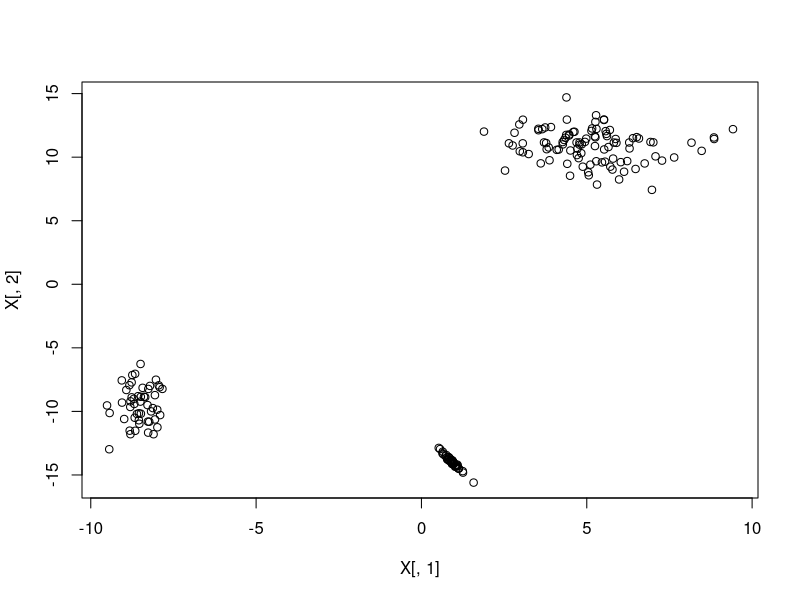
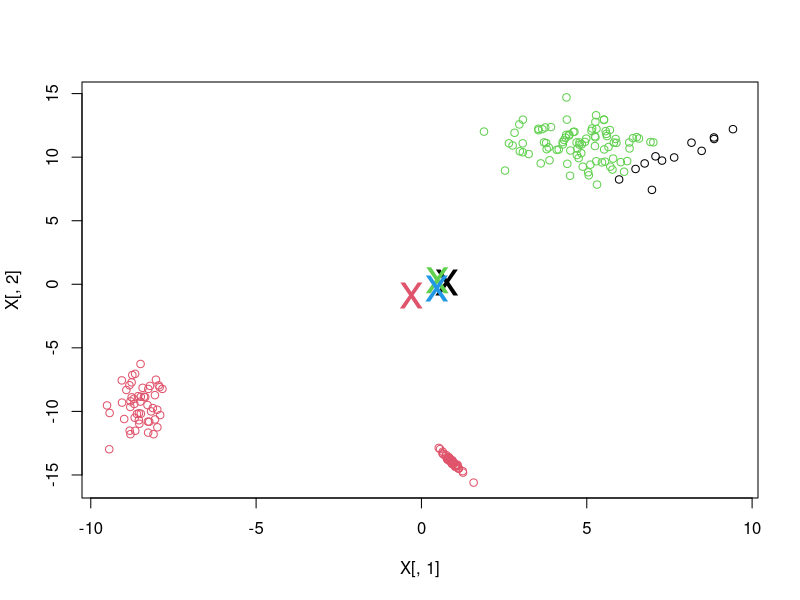
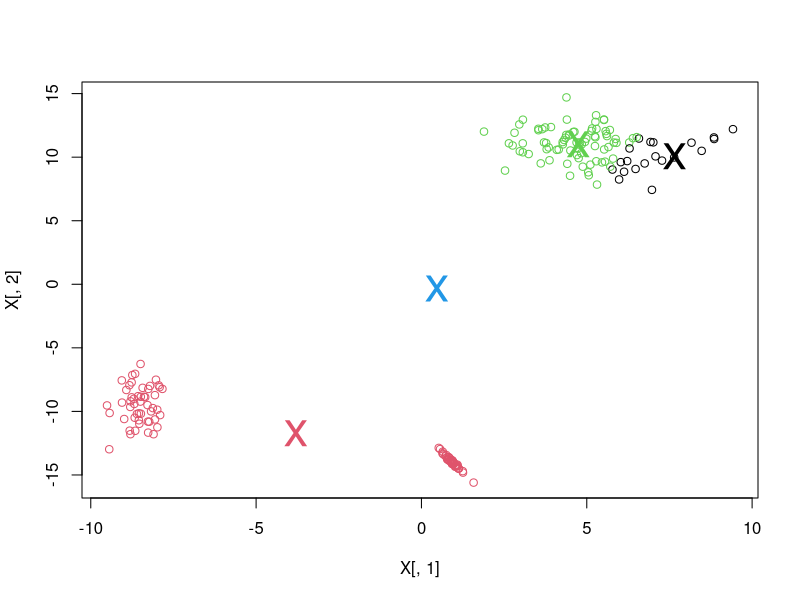
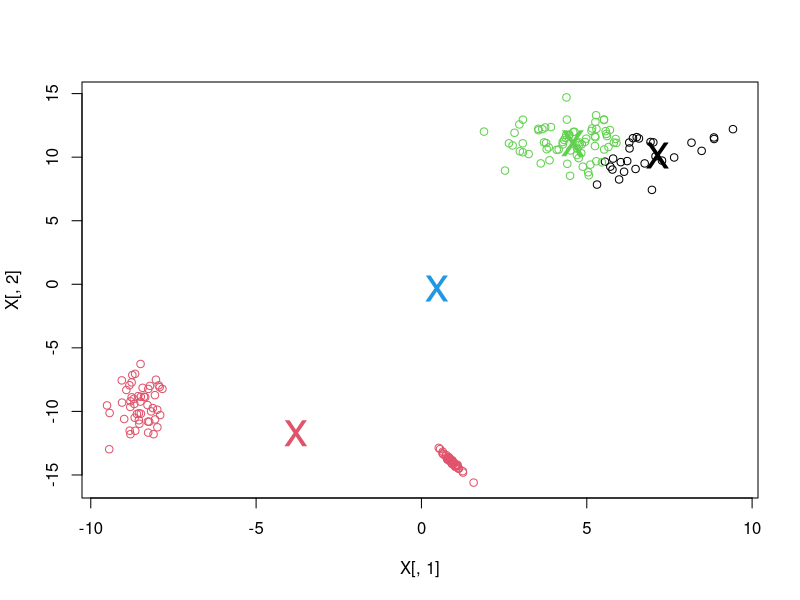
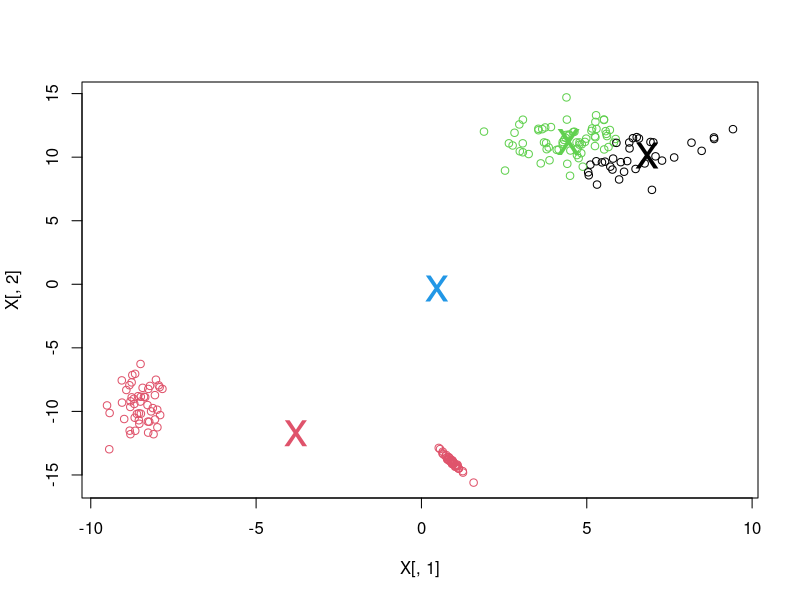
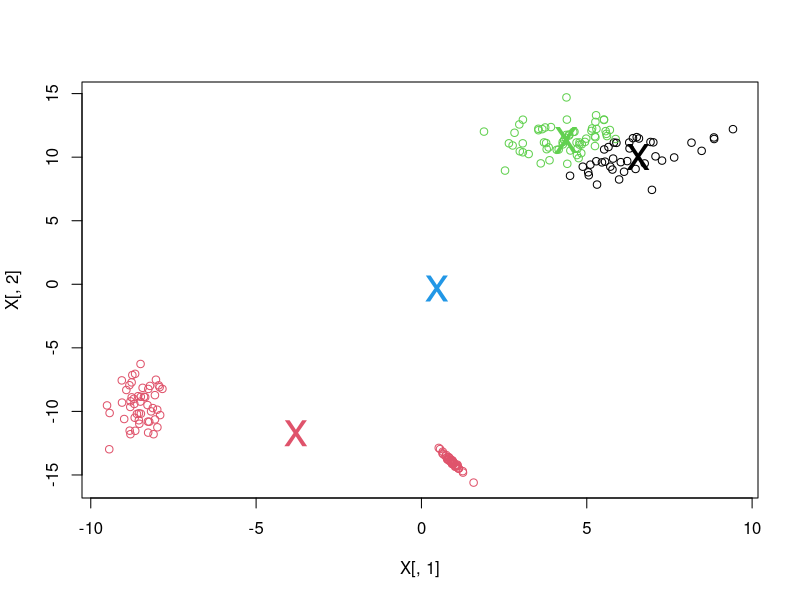
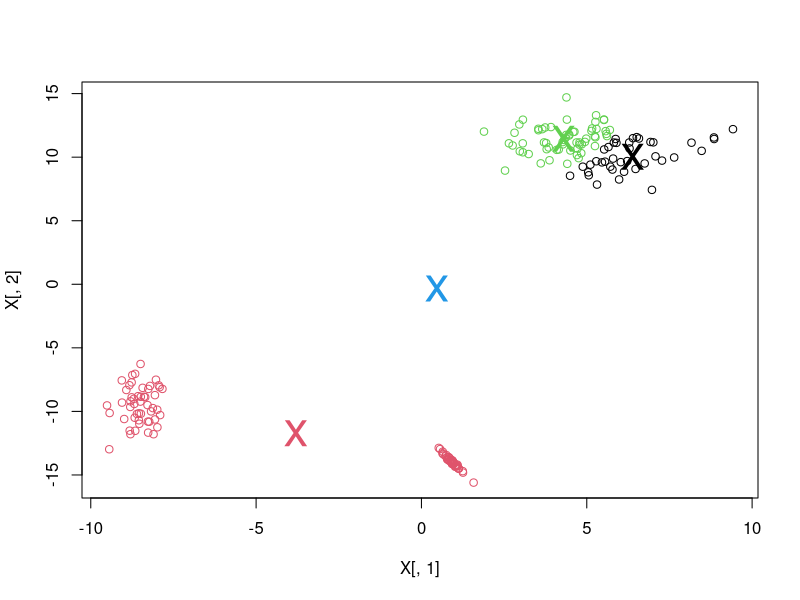
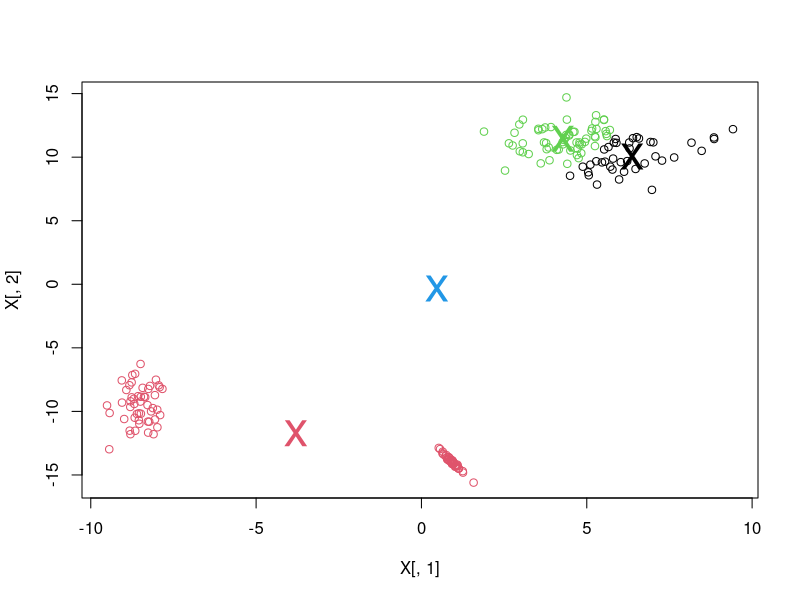

R code for these plots, in order:
# simple implementation of k-means clustering.  In this implementation the number of eventual
# cluster may be less than the number we start with.  That is, if a particular centroid
# is not closest to any of the points, the centroid will disappear




K = 4	# number of clusters
n = 50  # points in each cluster
D = 2;	# dimension of vectors (small for visualization's sake)

N = K*n;  # total number of points
b = array(10*rnorm(K*D),c(K,D));  # cent[k,] is the center for the kth cluster
T = array(rnorm(K*D*D),c(K,D,D));    # T[k,,] is the linear trans applied to get the kth cluster
X = matrix(0,nrow=D,ncol=0);
for (k in 1:K) {
  m = b[k,];
  L = T[k,,];
  for (i in 1:n) X = cbind(X,L %*% rnorm(D)+m);
}
X = t(X);
plot(X[,1],X[,2]);



proto = matrix(rnorm(K*D),K,D);   # proto[k,] will be center (prototype) of kty cluster
dist = matrix(0,K,N); 		  # dist[k,i] is distance from ith point to kth cluster center
cluster = rep(0,N);		  # cluster[i] is cluster currently asigned to X[i,]

for (iter in 1:10) {
  for (i in 1:N) {
    for (k in 1:K) {  # compute distance matrix 
      dist[k,i] = (X[i,1]-proto[k,1])^2 + (X[i,2]-proto[k,2])^2 
    }	    
    cluster[i] = which.min(dist[,i]);  # assign each point to closest center
  }
  plot(X[,1],X[,2],col=cluster);  # plot using color for the current clusters
  points(proto,pch='x',col=1:K,cex=3);   	 # plot cluster centers as well
  for (k in 1:K) {
    if (sum(cluster == k) == 0) next;
    if (sum(cluster == k) == 1) next;	# don't reestimate center if only have 0-1 examples
    proto[k,] = colMeans(X[cluster==k,]);   # reestimate kth cluster center
  }
  print("enter return to continue");		
  readline();					# wait for keyboard input (so we can see what happened so far)
}

